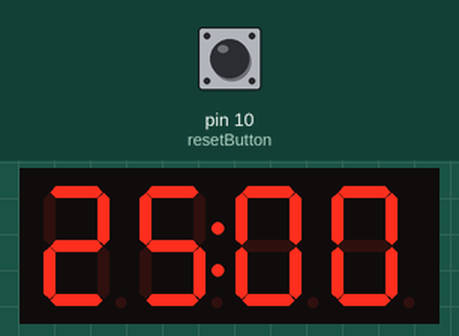
Recording of a sketch running on a simulated Arduino Uno, built with avr-gcc and run on an emulated ATmega328P. Shown: 4-digit seven-segment display. Inputs (shaded band) come from the test bench; at power-on: pin 10 (resetButton) HIGH.

Above: at 0.1 s.
At 2.8 s:
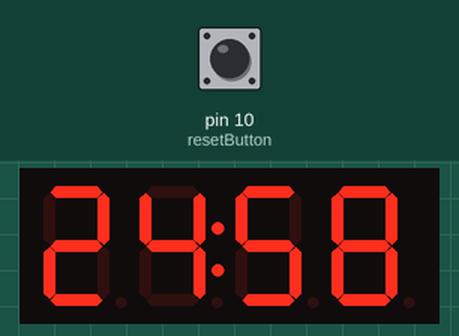
2.9 s: pin 10 (resetButton) pulled LOW for 1.25 s
At 4.1 s:
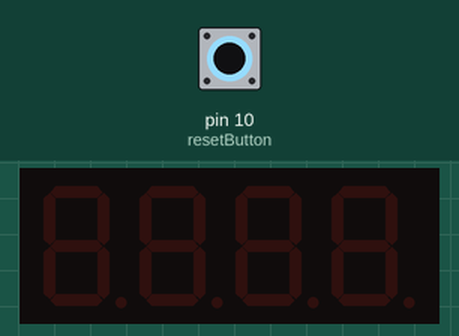
Timing chart, 0 to 5.9 s (numbered marks = the images above; inputs shaded):
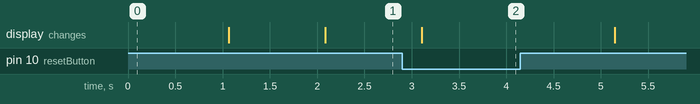

The sketch:

Pomodoro.ino
```cpp
#include <TM1637Display.h>

// COUNTDOWN TIME
const unsigned long countdownTime = 25 * 60; // 25MIN IN SECS

// DECALRNG PINS
#define clkPin 2
#define dioPin 3
#define resetButton 10
//DECLARE OBJECTS AND VARIABLES
TM1637Display display(clkPin, dioPin);
unsigned long startTime;
unsigned long currentTime;
unsigned long elapsedTime;
bool resetButtonPressed = false;
// SETUP THE DISPLAY AND START THE COUNTING
void setup() {
    display.setBrightness(7);
    display.clear();
    pinMode(resetButton, INPUT_PULLUP);
    startTime = millis();
}

void loop() {
   // Bunch of ifs to countdown  and then  reset:
    if (digitalRead(resetButton) == LOW) {
        resetButtonPressed = true;
    }

    if (!resetButtonPressed) {
        currentTime = millis();
        elapsedTime = (currentTime - startTime) / 1000;

        if (elapsedTime <= countdownTime) {
            unsigned long remainingTime = countdownTime - elapsedTime;
            unsigned int minutes = remainingTime / 60;
            unsigned int seconds = remainingTime % 60;
            display.showNumberDecEx(minutes * 100 + seconds, 0b01000000, true);

            if (remainingTime == 0) {
                // Start blinking when countdown reaches 00:00
                while (true) {
                    display.showNumberDecEx(0, 0b01000000, true);
                    delay(500);
                    display.clear();
                    delay(500);
                }
            }
        }
    } else {

        display.clear();
        resetButtonPressed = false;
        startTime = millis();
    }

    delay(1000);
}
```
